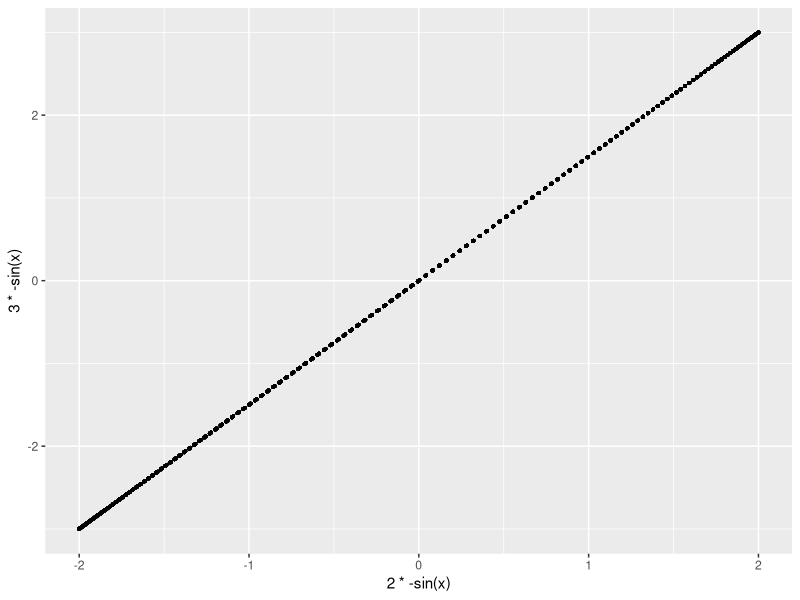

The R script that drew this image: (Note: this script raises an error after producing the figure.)

library(tidyverse)

seq(-pi,pi,0.02) %>% 
  expand.grid(x=.,y=.) %>% 
  ggplot() +
  geom_point(aes(x = 2*-sin(x), y = 3*-sin(x)),
             alpha = 0.5, shape = 20, size = 1)


x <- seq(-6*pi,6*pi,.1)
y = cos(x)

r <- pi/180 
  
seq(-pi, pi, by = .05) %>% 
  expand.grid(x =.*r, y = .*r) %>% 
  ggplot() +
  geom_path(aes(x = 2*sin(x-y), y = 2*cos(y-x)),
            alpha = 0.1, size = 0.5, color = "firebrick") +
  coord_polar() +
  theme_void() +
  geom_path(aes(x = 2*sin(y-x), y = 2*cos(x+y)),
            alpha = 0.1, size = 0.5, color = "yellow") +
  geom_point(aes(x = .1, y = 1.99125), size = 10, color = "darkorange") +
  geom_point(aes(x = -.1, y = 1.99125), size = 10, color = "darkorange") +
  geom_point(aes(x = .1, y = 1.99125), size = 3, color = "black") +
  geom_point(aes(x = -.1, y = 1.99125), size = 3, color = "black") +
  theme(panel.background = element_rect(fill = "black"))



+
  geom_path(aes(2*sin(x), 2*cos(y)))


+
  geom_path(aes(x = 2*tan(x-y), y = 2*tan(y-x)),
            alpha = 0.1, size = 0.5, color = "forestgreen")


p <-  data_frame(x = x, y = y) %>% 
  ggplot() +
  coord_polar(theta = "x")

+
  geom_path(aes(x,y)) +
  geom_path(aes(sin(x), y), color = "blue")+
  geom_path(aes(2+sin(x), y), color = "orange") +
  geom_path(aes(3+sin(x), y), color = "orange") +
  geom_path(aes(4+sin(x), y), color = "orange") +
  geom_path(aes(5+sin(x), y), color = "orange") +
  geom_path(aes(6+sin(x), y), color = "orange")

for (i in 1:12){
  p <- p + geom_path(aes_string(i + sin(x), y, color = i))
}
p

+
#  geom_path(aes(x,y)) +
  geom_path(aes(sin(x), y), color = "blue")+
  geom_path(aes(2+sin(x), y), color = "orange") +
  geom_path(aes(3+sin(x), y), color = "orange") +
  geom_path(aes(4+sin(x), y), color = "orange") +
  geom_path(aes(5+sin(x), y), color = "orange") +
  geom_path(aes(6+sin(x), y), color = "orange")

+


seq(-pi,pi,0.02) %>% 
  expand.grid(x=.,y=.) %>% 
  ggplot() +
  geom_path(aes(x, 1/sin(x)))
